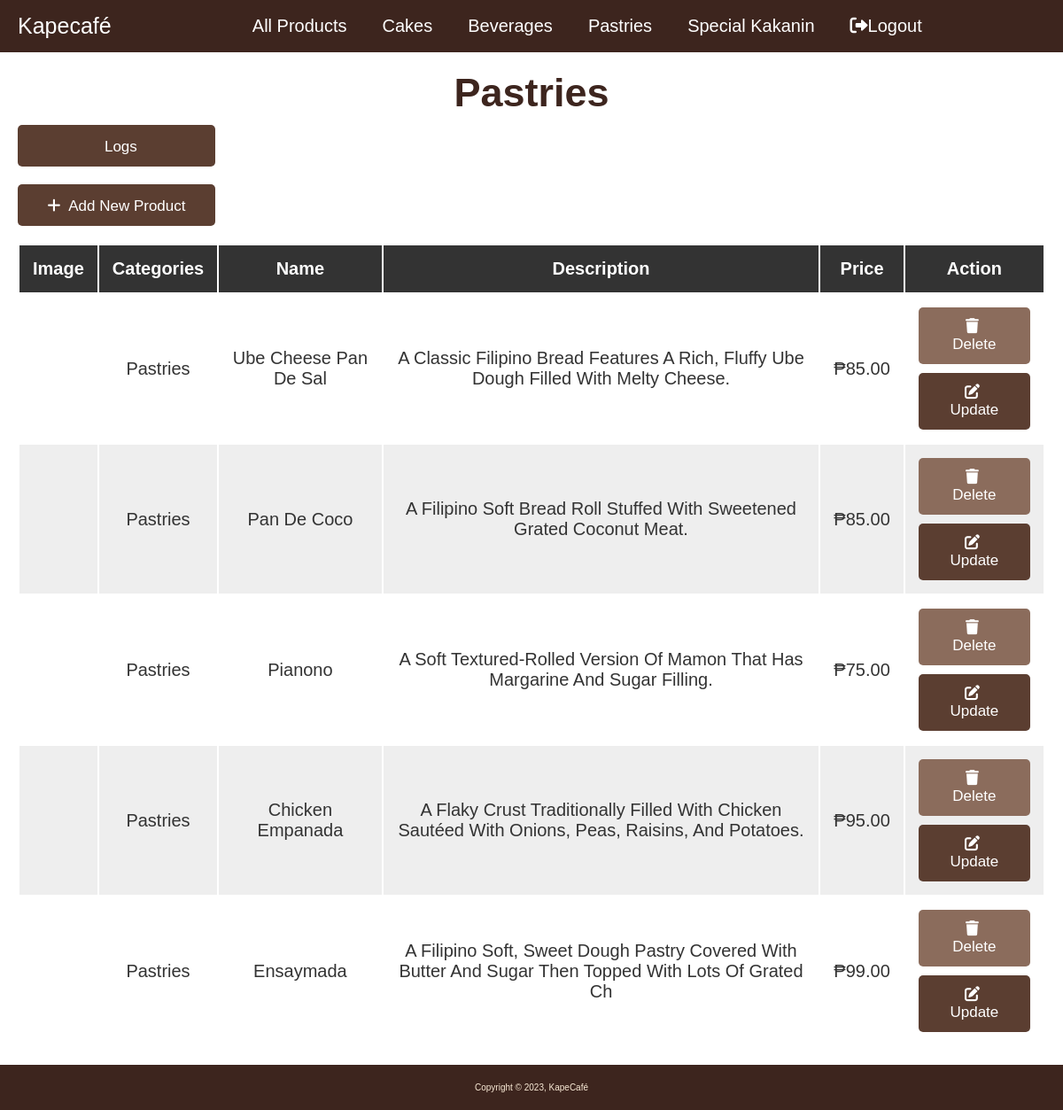
Page /admin/maintenance.php?category=Pastries (signed in) on the committed database.
### tables this page shows
CREATE TABLE `products` (
  `id` int(11) UNSIGNED NOT NULL,
  `category` varchar(100) NOT NULL,
  `name` varchar(100) NOT NULL,
  `description` varchar(100) NOT NULL,
  `image` varchar(100) NOT NULL,
  `price` varchar(100) NOT NULL
);

### services/config/Database.php (called while the page is built, shortened)
<?php
class Database
{
    private static $db_host = 'localhost';
    private static $db_name = 'kapecafe';
    private static $db_username = 'root';
    private static $db_password = '';
    private static $conn;
    public static function connect()
    {
        if (!isset(Database::$conn)) {
            try {
                Database::$conn = new PDO('mysql:host=' . Database::$db_host . ';dbname=' . Database::$db_name, Database::$db_username, Database::$db_password);
                Database::$conn->setAttribute(PDO::ATTR_ERRMODE, PDO::ERRMODE_EXCEPTION);
            } catch (PDOException $e) {
                echo 'Connection Error: ' . $e->getMessage();
            }
        }
        return Database::$conn;
    }
}

### services/models/Product.php (called while the page is built, shortened)
<?php
class Product
{
    private $conn;
    private $DB_TABLE = 'products';
    public $category;
    public function __construct($db)
    {
        $this->conn = $db;
    }
    public function read_by_category()
    {
        $query = "SELECT * FROM {$this->DB_TABLE} WHERE category = ?";
        $stmt = $this->conn->prepare($query);
        $stmt->bindParam(1, $this->category);
        $stmt->execute();
        return $stmt;
    }
}

### admin/maintenance.php (the view, shortened to what this page needs)
<?php
include_once '../shared/general.php';
include_once '../services/config/Database.php';
include_once '../services/models/Product.php';
$product = new Product(Database::connect());
if (isset($_GET['category'])) {
    $category = $_GET['category'];
}
?>
<!DOCTYPE html>
<html lang="en">
<head>
    <link rel="stylesheet" href="https://cdnjs.cloudflare.com/ajax/libs/font-awesome/6.0.0/css/all.min.css">
    <link rel="stylesheet" href="admin.css">
</head>
<body>
    <div class="container">
        <section class="display-product-table">
            <h1><?php
                echo isset($category) ? $category : "All Products";
                ?></h1>
            <a href="logging.php" class="option-btn" style="width: 223px; padding-top: 15px; margin-bottom: 20px;"> <i class="fa-solid fa-rectangle-terminal"></i></i> Logs </a>
            <a href="maintenance.php?create" class="option-btn" style="width: 223px; padding-top: 15px; margin-bottom: 20px;"> <i class="fa-solid fa-plus"></i></i> Add New Product </a>
            <table>
                <thead>
                    <th>Image</th>
                    <th>Categories</th>
                    <th>Name</th>
                    <th>Description</th>
                    <th>Price</th>
                    <th>action</th>
                </thead>
                <tbody>
                    <?php
                    if (isset($category)) {
                        $product->category = $category;
                        $results = $product->read_by_category();
                    } else {
                        $results = $product->read($size = 0);
                    }
                    if ($results->rowCount() > 0) {
                        while ($product_data = $results->fetch(PDO::FETCH_ASSOC)) {
                    ?>
                            <tr>
                                <td><img src="../assets/uploaded_img/<?php echo $product_data['image']; ?>" height="100" alt=""></td>
                                <td><?php echo $product_data['category']; ?></td>
                                <td><?php echo $product_data['name']; ?></td>
                                <td><?php echo $product_data['description']; ?></td>
                                <td>₱<?php echo $product_data['price']; ?></td>
                                <td>
                                    <a href="maintenance.php?delete=<?php echo $product_data['id']; ?>" class="delete-btn" onclick="return confirm('are your sure you want to delete this?');"> <i class="fas fa-trash"></i> delete </a>
                                    <a href="maintenance.php?edit=<?php echo $product_data['id']; ?>" class="option-btn"> <i class="fas fa-edit"></i> update </a>
                                </td>
                            </tr>
                    <?php
                        }
                    } else {
                        echo "<div class='empty'>no product added</div>";
                    }
                    ?>
                </tbody>
            </table>
        </section>
    </div>
    <div><?php html_footer();
            if (isset($_GET['message'])) {
                switch ($_GET['message']) {
                    case 'success_create':
                        echo "<script>alert('Created Successfully!');</script>";
                        break;
                    case 'failed_create':
                        echo "<script>alert('Failed to Create!');</script>";
                        break;
                    case 'success_update':
                        echo "<script>alert('Updated Successfully!');</script>";
                        break;
                    case 'failed_update':
                        echo "<script>alert('Failed to Update!');</script>";
                        break;
                    case 'success_delete':
                        echo "<script>alert('Deleted Successfully!');</script>";
                        break;
                    case 'failed_delete':
                        echo "<script>alert('Failed to Delete!');</script>";
                        break;
                    default:
                        break;
                }
            } ?></div>
</body>
</html>

### admin/admin.css (style rules this page uses)
:root { --darkbrown:#3d251e; --lightbrown: #8b6c5c; --brown:#5b3e31; --black:#333; --white:#fff; --bg-color:#eee; --dark-bg:rgba(0,0,0,.7); --box-shadow:0 .5rem 1rem rgba(0,0,0,.1); --border:.1rem solid #999; }
* { font-family: 'Poppins', sans-serif; margin:0; padding:0; box-sizing: border-box; outline: none; border:none; text-decoration: none; text-transform: capitalize; }
html { font-size: 62.5%; overflow-x: hidden; }
.container { max-width: 1200px; margin:0 auto; }
section { padding:2rem; }
.btn, .option-btn, .delete-btn { display: block; width: 100%; text-align: center; background-color: var(--darkbrown); color:var(--white); font-size: 1.7rem; padding:1.2rem 3rem; border-radius: .5rem; cursor: pointer; margin-top: 1rem; }
.option-btn i, .delete-btn i { padding-right: .5rem; }
.option-btn { background-color: var(--brown); }
.delete-btn { margin-top: 0; background-color: var(--lightbrown); }
.display-product-table table { width: 100%; text-align: center; }
h1 { font-size: 45px !important; color: var(--darkbrown); text-align: center; }
.display-product-table table thead th { padding:1.5rem; font-size: 2rem; background-color: var(--black); color:var(--white); }
.display-product-table table td { padding:1.5rem; font-size: 2rem; color:var(--black); }
.display-product-table table td:first-child { padding:0; }
.display-product-table table tr:nth-child(even) { background-color: var(--bg-color); }

### rows in the picture
products: category "Pastries", name "Ube Cheese Pan De Sal", description "A Classic Filipino Bread Features A Rich, Fluffy Ube Dough Filled With Melty Cheese.", price "85.00"
products: category "Pastries", name "Pan De Coco", description "A Filipino Soft Bread Roll Stuffed With Sweetened Grated Coconut Meat.", price "85.00"
products: category "Pastries", name "Pianono", description "A Soft Textured-Rolled Version Of Mamon That Has Margarine And Sugar Filling.", price "75.00"
products: category "Pastries", name "Chicken Empanada", description "A Flaky Crust Traditionally Filled With Chicken Sautéed With Onions, Peas, Raisins, And Potatoes.", price "95.00"
products: category "Pastries", name "Ensaymada", description "A Filipino Soft, Sweet Dough Pastry Covered With Butter And Sugar Then Topped With Lots Of Grated Ch", price "99.00"

### other values in the picture
$category "Pastries"
